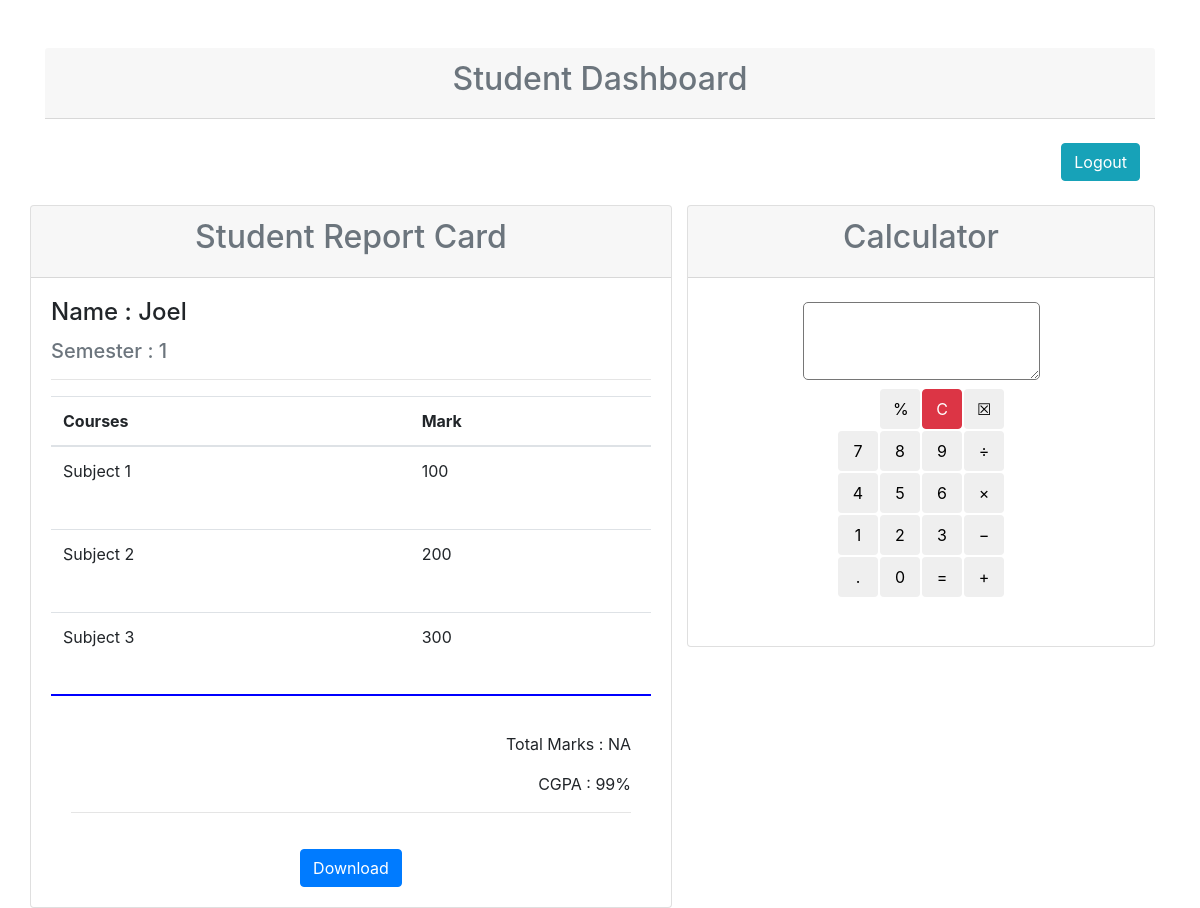
The app's page /student/ (signed in) with its own data.
### calc/models.py (models this page shows, shortened)
class teacher(models.Model):
    name = models.CharField(max_length=500, verbose_name='Student Name')
    rno = models.IntegerField(null=True, blank=True, verbose_name='Register No')
    subject1 = models.IntegerField(null=True, blank=True,)
    subject2 = models.IntegerField(null=True, blank=True,)
    subject3 = models.IntegerField(null=True, blank=True,)
    cgpa = models.IntegerField(verbose_name='CGPA')

### calc/views.py (the view)
# urls.py: path('student/', views.student_home, name='student'),
def student_home(request):
    details = teacher.objects.filter(name=request.user)
    return render(request, 'studenthome.html', {'details':details})

### templates/studenthome.html (shortened to what this page needs)
{% load static %}
<!doctype html>
<html lang="en">
  <head>
    <link rel="stylesheet" href="https://maxcdn.bootstrapcdn.com/bootstrap/4.0.0/css/bootstrap.min.css">
    <link rel="stylesheet" href="https://cdnjs.cloudflare.com/ajax/libs/font-awesome/4.7.0/css/font-awesome.min.css">
	<link rel="stylesheet" type="text/css" href="{% static "css/calc.css" %}">
  </head>
  <body>
    <div class="col-lg-12">
    <div class="container">
    <div class="row">
    <div class="col-lg-12">
    <div class="row">
    <div class="col-lg-12 text-center mt-5">
        <div class="card-header">
            <span class="mb-0 text-muted">
                <h2 align="center">Student Dashboard</h2>
            </span>
        </div><br>
    <div class="col-sm" align="right">
      <a class="btn btn-info" href="{% url 'logout_view' %}" role="button">Logout</a>
    </div><br>
    </div>
    </div>
    </div>
{% for i in details %}
<div class="card text-center">
    <div class="card-header">
        <span class="mb-0 text-muted">
            <h2 align="center">Student Report Card</h2>
        </span>
    </div>
    <div class="card-body">
      <h4 class="card-title" align="left">Name : {{ i.name }}</h4>
      <span class="mb-0 text-muted">
      <h5 class="card-title" align="left">Semester : 1</h5>
    </span>
      <hr>
      <table class="table table-hover" style="width:600px; height:300px; overflow-y:scroll; border-bottom:2px blue solid;">
        <thead>
          <tr align="left">
            <th scope="col">Courses</th>
            <th scope="col">Mark</th>
          </tr>
        </thead>
        <tbody class="tlistdata">
          <tr align="left">
            <td>Subject 1</td>
            <td>{{i.subject1}}</td>
        </tr>
        <tr align="left">
            <td>Subject 2</td>
            <td>{{i.subject2}}</td>
        </tr>
        <tr align="left">
            <td>Subject 3</td>
            <td>{{i.subject3}}</td>
        </tbody>
      </table>
      <div class="card-body">
      <p class="card-text" style="font-size: 16px;" align="right">Total Marks : NA</p>
      <p class="card-text" style="font-size: 16px;" align="right">CGPA : {{i.cgpa}}%</p><hr></div>
      <a class="btn btn-primary" href="#" role="button" onclick="confirm('Download option coming soon!!!')">Download</a>
    </div>
  </div>
  {% endfor %}
<div class="col-sm" align="right">
    <div class="card text-center">
        <div class="card-header">
            <span class="mb-0 text-muted">
                <h2 align="center">Calculator</h2>
            </span>
        </div><br>
    <textarea id="resultArea" readonly rows="3" cols="21"></textarea>
    <table>
        <tr>
            <td></td>
            <td><button id="cgpa" class="btn btn-default">%</button></td>
            <td><button id="clrTxt" class="btn btn-danger">C</button></td>
            <td><button id="del" class="btn btn-default">&#9746;</button></td>
        </tr>
        <tr>
            <td><button id="num7" class="btn btn-default">7</button></td>
            <td><button id="num8" class="btn btn-default">8</button></td>
            <td><button id="num9" class="btn btn-default">9</button></td>
            <td><button id="op3" class="btn btn-default">&div;</button></td>
        </tr>
        <tr>
            <td><button id="num4" class="btn btn-default">4</button></td>
            <td><button id="num5" class="btn btn-default">5</button></td>
            <td><button id="num6" class="btn btn-default">6</button></td>
            <td><button id="op2" class="btn btn-default">&times;</button></td>
        </tr>
        <tr>
            <td><button id="num1" class="btn btn-default">1</button></td>
            <td><button id="num2" class="btn btn-default">2</button></td>
            <td><button id="num3" class="btn btn-default">3</button></td>
            <td><button id="op1" class="btn btn-default">&minus;</button></td>
        </tr>
        <tr>
            <td><button id="decp" class="btn btn-default">.</button></td>
            <td><button id="num0" class="btn btn-default">0</button></td>
            <td><button id="eq" class="btn btn-default">=</button></td>
            <td><button id="op0" class="btn btn-default">&plus;</button></td>
        </tr>
    </table><br><br>
</div>
</div>
</div>
    </div>
    </div>
  </body>
</html>

### static/css/calc.css (style rules this page uses)
table { margin-left:auto; margin-right:auto; }
textarea { display: block; margin-bottom: 8px; margin-left:auto; margin-right:auto; border-radius: 5px; }
button { height: 40px; width: 40px; }
* { margin: 0; padding: 0; box-sizing: border-box; }
body { font-family: $font-family; font-size: $font-size; background-size: 200% 100% !important; height: 100vh }

### records on screen
teacher: name "Joel", subject1 "100", subject2 "200", subject3 "300", cgpa "99"
